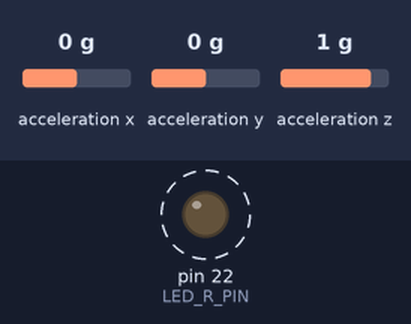
The sketch below on a simulated Arduino Mega 2560, built with avr-gcc and run on an emulated ATmega2560. On the bench: output pins drawn as LEDs (lit = HIGH). Wiring (inferred from the names in the program): MPU-6050 motion sensor at I2C address 0x68. Dashed ring = blinking. The test bench sets the inputs (shaded band); at power-on: acceleration x 0 g, acceleration y 0 g, acceleration z 1 g. What the sketch prints to the serial monitor is not drawn.

Above: at 1.3 s.
1.4 s: acceleration x set to -1.4 g
4.4 s: acceleration y set to 0.8 g
Timing chart, 0 to 13.4 s (numbered marks = the images above; inputs shaded):
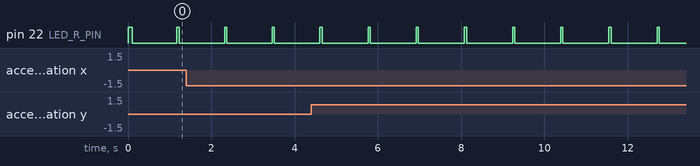

The sketch:

wired-high-frequency-mpu6050-logger.ino
```cpp
#include<Wire.h>

// MPU6050 registers
#define MPU6050_ADDR         0x68
#define ACCEL_CONFIG        0x1C
#define GYRO_CONFIG        0x1B
#define ACCEL_XOUT_H       0x3B
#define TEMP_OUT_H         0x41
#define GYRO_XOUT_H        0x43
#define PWR_MGMT_1        0x6B

// Scale factors
const float ACCEL_SCALE = 8192.0;  // ±4g range (2^15 / 4)

// Settings
#define LED_R_PIN 22 // Red LED pin
#define DELAY_COLLECTION 50 // Delay (ms) between collections

// Constants
#define SAMPLING_FREQ_HZ 1000 // Sampling frequency (Hz)
#define SAMPLING_PERIOD_MS 1000 / SAMPLING_FREQ_HZ // Sampling period (ms)
#define NUM_SAMPLES 200 // 1000 samples at 1000 Hz is 1 sec window

unsigned long timestamp;
unsigned long start_timestamp;

void setup() {
  // Enable LED pin (RGB LEDs are active low)
  pinMode(LED_R_PIN, OUTPUT);
  digitalWrite(LED_R_PIN, HIGH);

  Wire.begin();
  Wire.setClock(3400000);  // Set I2C clock to 400kHz for faster communication
  Serial.begin(115200);   // High baud rate for faster data transfer

  // Wake up MPU6050 and set clock source
  writeMPU6050(PWR_MGMT_1, 0x00);

  // Set accelerometer range to ±4g
  writeMPU6050(ACCEL_CONFIG, 0x08);

  delay(100);  // Wait for the sensor to stabilize
}

void loop() {

  // Turn off LED to show we're recording (RGB LED is active low)
  pinMode(LED_R_PIN, OUTPUT);
  digitalWrite(LED_R_PIN, LOW);

  // Print header
  Serial.println("timestamp,accX,accY,accZ");

  // Record samples in buffer
  start_timestamp = millis();
  for (int i = 0; i < NUM_SAMPLES; i++) {

    // Take timestamp so we can hit our target frequency
    timestamp = millis();

    // Read accelerometer data
    int16_t ax = readMPU6050(ACCEL_XOUT_H);
    int16_t ay = readMPU6050(ACCEL_XOUT_H + 2);
    int16_t az = readMPU6050(ACCEL_XOUT_H + 4);

    // // Convert accelerometer data to g's
    // float gx = ax / ACCEL_SCALE;
    // float gy = ay / ACCEL_SCALE;
    // float gz = az / ACCEL_SCALE;

    // Print data
    // Serial.println(String(timestamp - start_timestamp, DEC) + "," + String(gx,2) + "," + String(gy,2) + "," + String(gz,2));
    Serial.println(String(timestamp - start_timestamp) + "," + String(ax) + "," + String(ay) + "," + String(az));

    // Wait just long enough for our sampling period
    while (millis() < timestamp + SAMPLING_PERIOD_MS);
  }

  // Print empty line to transmit termination of recording
  Serial.println();

  // Turn on LED to show we're done
  digitalWrite(LED_R_PIN, HIGH);

  // Wait before repeating the collection process
  delay(DELAY_COLLECTION);
}

void writeMPU6050(byte reg, byte data) {
  Wire.beginTransmission(MPU6050_ADDR);
  Wire.write(reg);
  Wire.write(data);
  Wire.endTransmission(true);
}

int16_t readMPU6050(byte reg) {
  Wire.beginTransmission(MPU6050_ADDR);
  Wire.write(reg);
  Wire.endTransmission(false);

  Wire.requestFrom(MPU6050_ADDR, 2, true);
  return (Wire.read() << 8) | Wire.read();
}
```

Measured:
- by itself, pin 22 (LED_R_PIN): alternates HIGH for 0.05 s and LOW for 1.1 s
